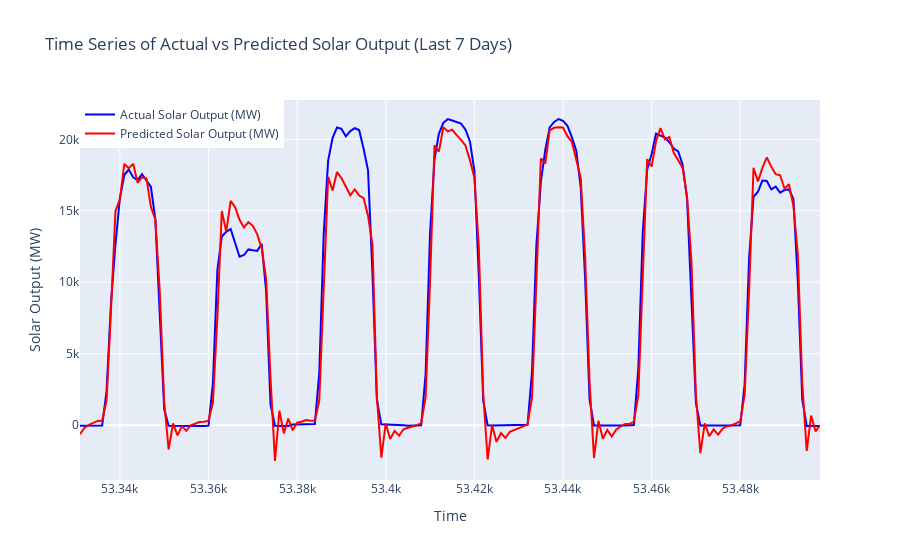

Write notebook code for a chart like this one.
### Code cell
#show to predictions of the last 7 days of the test set
last_7_days = y_test.index[-7*24:]
# Create a time series plot for the last 7 days of predictions
fig_last_7_days = go.Figure()
# Add actual values for the last 7 days
fig_last_7_days.add_trace(go.Scatter
    (x=y_test.index[-7*24:], y=y_test[-7*24:], mode='lines', name='Actual Solar Output (MW)', line=dict(color='blue')))
# Add predicted values for the last 7 days
fig_last_7_days.add_trace(go.Scatter
    (x=y_test.index[-7*24:], y=y_pred[-7*24:], mode='lines', name='Predicted Solar Output (MW)', line=dict(color='red')))
# Add layout details
fig_last_7_days.update_layout(
    title='Time Series of Actual vs Predicted Solar Output (Last 7 Days)',
    xaxis_title='Time',
    yaxis_title='Solar Output (MW)',
    legend=dict(x=0, y=1, traceorder='normal')
)
fig_last_7_days.show()

### Figure 1 — Plotly figure (JSON) as saved in the notebook; plotly's stock layout.template omitted (floating-point values rounded to 4 significant figures; data arrays with more than 128 entries replaced by an {"elided": "..."} marker saying what was removed)
{"data": [{"line": {"color": "blue"}, "mode": "lines", "name": "Actual Solar Output (MW)", "type": "scatter", "x": {"elided": "168 int values"}, "y": {"elided": "168 float values"}}, {"line": {"color": "red"}, "mode": "lines", "name": "Predicted Solar Output (MW)", "type": "scatter", "x": {"elided": "168 int values"}, "y": {"elided": "168 float values"}}], "layout": {"legend": {"traceorder": "normal", "x": 0, "y": 1}, "title": {"text": "Time Series of Actual vs Predicted Solar Output (Last 7 Days)"}, "xaxis": {"title": {"text": "Time"}}, "yaxis": {"title": {"text": "Solar Output (MW)"}}}}
